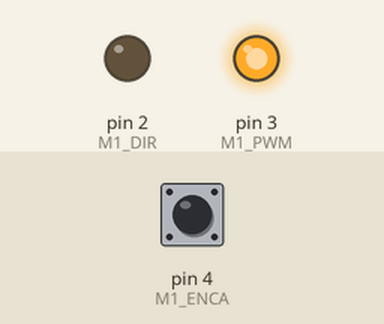
The sketch below on a simulated Arduino Uno, built with avr-gcc and run on an emulated ATmega328P. Shown: output pins drawn as LEDs (lit = HIGH). The test bench sets the inputs (shaded band); at power-on: pin 4 (M1_ENCA) HIGH. What the sketch prints to the serial monitor is not drawn.

Above: at 0.1 s.
Timing chart, 0 to 1.6 s (numbered marks = the images above):
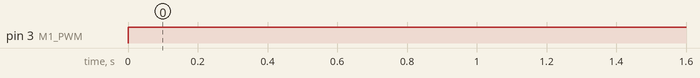

The sketch:

trial_2.ino
```cpp
#include <TimerOne.h>

int M1_DIR=2;
int M1_PWM=3;
int M1_ENCA=4;
int M1_ENCB=5;
volatile double counter = 0;
int aState;
int aLastState;

void setup() {
  Timer1.initialize(50000);
  Timer1.attachInterrupt(timerIsr);
  // put your setup code here, to run once:
  pinMode(M1_DIR,OUTPUT);
  pinMode(M1_PWM,OUTPUT);
  pinMode(M1_ENCA,INPUT);
  pinMode(M1_ENCB,INPUT);
  Serial.begin (9600);
  aLastState = digitalRead(M1_ENCA);
}

void loop() {
  // put your main code here, to run repeatedly:
    digitalWrite(M1_DIR,LOW);
    analogWrite(M1_PWM,255);

    aState = digitalRead(M1_ENCA); // Reads the "current" state of the M1_ENCA
    // If the previous and the current state of the outputA are different, that means a Pulse has occured

    if (aState != aLastState){
      // If the M1_ENCB state is different to the outputA state, that means the encoder is rotating clockwise
      if (digitalRead(M1_ENCB) != aState) {
      counter ++;
      } else {
        counter --;
      }
    }
    aLastState = aState;
    //Serial.println(counter);
}
void timerIsr()
  {
    Serial.println(counter);
    counter=0;
  }
```

Measured:
- by itself, pin 3 (M1_PWM): LOW → HIGH at 0.00 s
